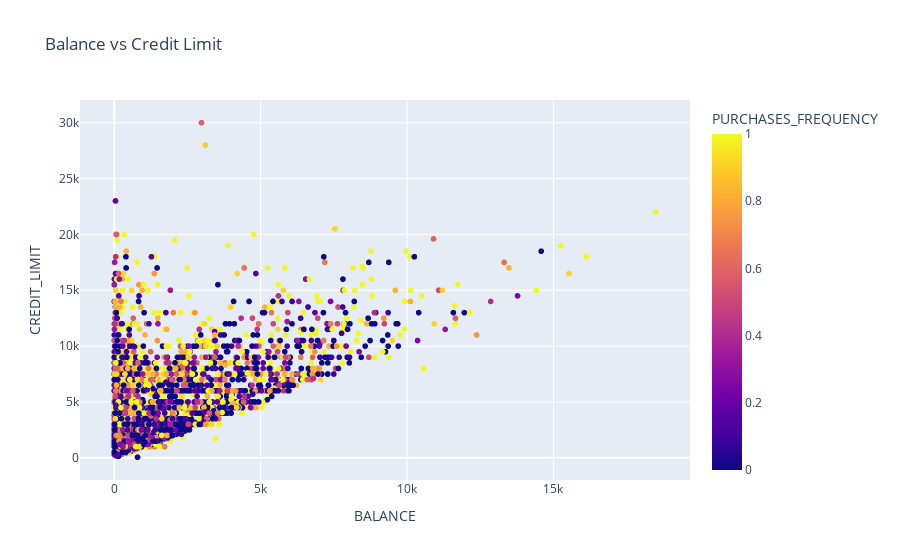

Write notebook code for a chart like this one.
### Markdown cell above
## Balance vs Credit Limit

### Code cell
px.scatter(data, x='BALANCE', y="CREDIT_LIMIT", color="PURCHASES_FREQUENCY", title='Balance vs Credit Limit')

### Figure 1 — Plotly figure (JSON) as saved in the notebook; plotly's stock layout.template omitted (floating-point values rounded to 4 significant figures; data arrays with more than 128 entries replaced by an {"elided": "..."} marker saying what was removed)
{"data": [{"hovertemplate": "BALANCE=%{x}<br>CREDIT_LIMIT=%{y}<br>PURCHASES_FREQUENCY=%{marker.color}<extra></extra>", "legendgroup": "", "marker": {"color": {"elided": "4475 float values"}, "coloraxis": "coloraxis", "symbol": "circle"}, "mode": "markers", "name": "", "showlegend": false, "type": "scattergl", "x": {"elided": "4475 float values"}, "xaxis": "x", "y": {"elided": "4475 float values"}, "yaxis": "y"}], "layout": {"coloraxis": {"colorbar": {"title": {"text": "PURCHASES_FREQUENCY"}}, "colorscale": [[0, "#0d0887"], [0.1111, "#46039f"], [0.2222, "#7201a8"], [0.3333, "#9c179e"], [0.4444, "#bd3786"], [0.5556, "#d8576b"], [0.6667, "#ed7953"], [0.7778, "#fb9f3a"], [0.8889, "#fdca26"], [1, "#f0f921"]]}, "legend": {"tracegroupgap": 0}, "title": {"text": "Balance vs Credit Limit"}, "xaxis": {"anchor": "y", "domain": [0, 1], "title": {"text": "BALANCE"}}, "yaxis": {"anchor": "x", "domain": [0, 1], "title": {"text": "CREDIT_LIMIT"}}}}
